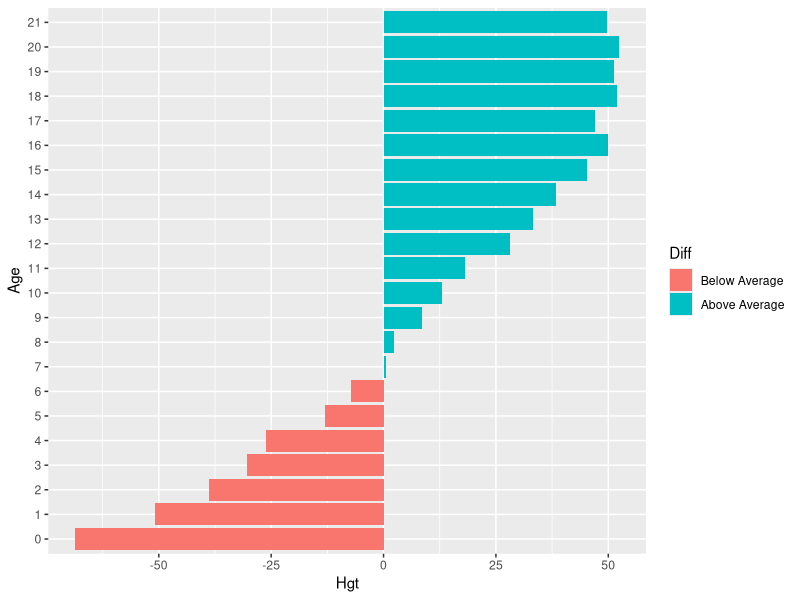

Generate this figure with R:
## ---- chunk 1
printAnswers <- TRUE
## ---- chunk 2
library(dplyr)     # for data manipulation
library(magrittr)  # for pipes
library(ggplot2)   # for visualization
library(mice)      # for the boys data
## ---- chunk 3
help(boys)
?boys
## ---- chunk 4
boys %>%
  mutate(Hgt = hgt - mean(hgt, na.rm = TRUE),
         Age = cut(age, 0:22, labels = 0:21)) %>%
  aggregate(Hgt ~ Age, data = ., mean) %>% #specify data = . to allow formula
  mutate(Diff = cut(Hgt, c(-Inf, 0, Inf),
                    labels = c("Below Average", "Above Average"))) %>%
  ggplot(aes(x = Age, y = Hgt, fill = Diff)) + 
  geom_bar(stat = "identity") +
  coord_flip()
